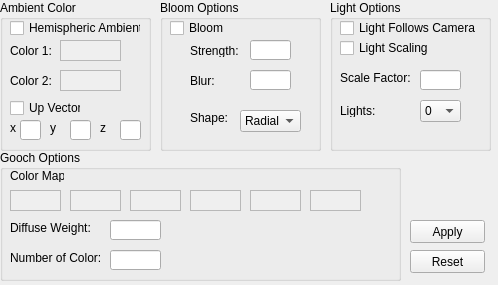
<?xml version="1.0" encoding="UTF-8"?>
<ui version="4.0">
 <class>LightingWidget</class>
 <widget class="QWidget" name="LightingWidget">
  <property name="geometry">
   <rect>
    <x>0</x>
    <y>0</y>
    <width>498</width>
    <height>285</height>
   </rect>
  </property>
  <property name="windowTitle">
   <string>LightingWidget</string>
  </property>
  <widget class="QGroupBox" name="groupBox">
   <property name="geometry">
    <rect>
     <x>0</x>
     <y>0</y>
     <width>151</width>
     <height>151</height>
    </rect>
   </property>
   <property name="title">
    <string>Ambient Color</string>
   </property>
   <widget class="QCheckBox" name="hemisphericAmbientCheckBox">
    <property name="geometry">
     <rect>
      <x>10</x>
      <y>20</y>
      <width>131</width>
      <height>16</height>
     </rect>
    </property>
    <property name="text">
     <string>Hemispheric Ambient</string>
    </property>
   </widget>
   <widget class="QLabel" name="label">
    <property name="geometry">
     <rect>
      <x>10</x>
      <y>45</y>
      <width>54</width>
      <height>12</height>
     </rect>
    </property>
    <property name="text">
     <string>Color 1:</string>
    </property>
   </widget>
   <widget class="QLabel" name="label_2">
    <property name="geometry">
     <rect>
      <x>10</x>
      <y>75</y>
      <width>54</width>
      <height>12</height>
     </rect>
    </property>
    <property name="text">
     <string>Color 2:</string>
    </property>
   </widget>
   <widget class="QFrame" name="color1Frame">
    <property name="geometry">
     <rect>
      <x>60</x>
      <y>40</y>
      <width>61</width>
      <height>21</height>
     </rect>
    </property>
    <property name="autoFillBackground">
     <bool>true</bool>
    </property>
    <property name="frameShape">
     <enum>QFrame::StyledPanel</enum>
    </property>
    <property name="frameShadow">
     <enum>QFrame::Raised</enum>
    </property>
   </widget>
   <widget class="QFrame" name="color2frame">
    <property name="geometry">
     <rect>
      <x>60</x>
      <y>70</y>
      <width>61</width>
      <height>21</height>
     </rect>
    </property>
    <property name="autoFillBackground">
     <bool>true</bool>
    </property>
    <property name="frameShape">
     <enum>QFrame::StyledPanel</enum>
    </property>
    <property name="frameShadow">
     <enum>QFrame::Raised</enum>
    </property>
   </widget>
   <widget class="QCheckBox" name="upVectorCheckBox">
    <property name="geometry">
     <rect>
      <x>10</x>
      <y>100</y>
      <width>71</width>
      <height>16</height>
     </rect>
    </property>
    <property name="text">
     <string>Up Vector</string>
    </property>
   </widget>
   <widget class="QLabel" name="label_3">
    <property name="geometry">
     <rect>
      <x>10</x>
      <y>120</y>
      <width>16</width>
      <height>16</height>
     </rect>
    </property>
    <property name="text">
     <string>x</string>
    </property>
   </widget>
   <widget class="QLabel" name="label_4">
    <property name="geometry">
     <rect>
      <x>50</x>
      <y>120</y>
      <width>16</width>
      <height>16</height>
     </rect>
    </property>
    <property name="text">
     <string>y</string>
    </property>
   </widget>
   <widget class="QLabel" name="label_5">
    <property name="geometry">
     <rect>
      <x>100</x>
      <y>120</y>
      <width>16</width>
      <height>16</height>
     </rect>
    </property>
    <property name="text">
     <string>z</string>
    </property>
   </widget>
   <widget class="QLineEdit" name="xLineEdit">
    <property name="geometry">
     <rect>
      <x>20</x>
      <y>120</y>
      <width>21</width>
      <height>20</height>
     </rect>
    </property>
   </widget>
   <widget class="QLineEdit" name="yLineEdit">
    <property name="geometry">
     <rect>
      <x>70</x>
      <y>120</y>
      <width>21</width>
      <height>20</height>
     </rect>
    </property>
   </widget>
   <widget class="QLineEdit" name="zLineEdit">
    <property name="geometry">
     <rect>
      <x>120</x>
      <y>120</y>
      <width>21</width>
      <height>20</height>
     </rect>
    </property>
   </widget>
  </widget>
  <widget class="QGroupBox" name="groupBox_2">
   <property name="geometry">
    <rect>
     <x>160</x>
     <y>0</y>
     <width>161</width>
     <height>151</height>
    </rect>
   </property>
   <property name="title">
    <string>Bloom Options</string>
   </property>
   <widget class="QCheckBox" name="bloomCheckBox">
    <property name="geometry">
     <rect>
      <x>10</x>
      <y>20</y>
      <width>71</width>
      <height>16</height>
     </rect>
    </property>
    <property name="text">
     <string>Bloom</string>
    </property>
   </widget>
   <widget class="QLabel" name="label_6">
    <property name="geometry">
     <rect>
      <x>30</x>
      <y>45</y>
      <width>54</width>
      <height>12</height>
     </rect>
    </property>
    <property name="text">
     <string>Strength:</string>
    </property>
   </widget>
   <widget class="QLabel" name="label_7">
    <property name="geometry">
     <rect>
      <x>30</x>
      <y>75</y>
      <width>54</width>
      <height>12</height>
     </rect>
    </property>
    <property name="text">
     <string>Blur:</string>
    </property>
   </widget>
   <widget class="QLabel" name="label_8">
    <property name="geometry">
     <rect>
      <x>30</x>
      <y>110</y>
      <width>41</width>
      <height>16</height>
     </rect>
    </property>
    <property name="text">
     <string>Shape:</string>
    </property>
   </widget>
   <widget class="QComboBox" name="radialComboBox">
    <property name="geometry">
     <rect>
      <x>80</x>
      <y>110</y>
      <width>61</width>
      <height>22</height>
     </rect>
    </property>
    <item>
     <property name="text">
      <string>Radial</string>
     </property>
    </item>
    <item>
     <property name="text">
      <string>Star</string>
     </property>
    </item>
   </widget>
   <widget class="QLineEdit" name="strengthLineEdit">
    <property name="geometry">
     <rect>
      <x>90</x>
      <y>40</y>
      <width>41</width>
      <height>20</height>
     </rect>
    </property>
   </widget>
   <widget class="QLineEdit" name="blurLineEdit">
    <property name="geometry">
     <rect>
      <x>90</x>
      <y>70</y>
      <width>41</width>
      <height>20</height>
     </rect>
    </property>
   </widget>
  </widget>
  <widget class="QGroupBox" name="groupBox_3">
   <property name="geometry">
    <rect>
     <x>330</x>
     <y>0</y>
     <width>161</width>
     <height>151</height>
    </rect>
   </property>
   <property name="title">
    <string>Light Options</string>
   </property>
   <widget class="QCheckBox" name="lightFollowsCameraCheckBox">
    <property name="geometry">
     <rect>
      <x>10</x>
      <y>20</y>
      <width>141</width>
      <height>16</height>
     </rect>
    </property>
    <property name="text">
     <string>Light Follows Camera</string>
    </property>
   </widget>
   <widget class="QCheckBox" name="lightScalingCheckBox">
    <property name="geometry">
     <rect>
      <x>10</x>
      <y>40</y>
      <width>101</width>
      <height>16</height>
     </rect>
    </property>
    <property name="text">
     <string>Light Scaling</string>
    </property>
   </widget>
   <widget class="QLabel" name="label_9">
    <property name="geometry">
     <rect>
      <x>10</x>
      <y>70</y>
      <width>81</width>
      <height>16</height>
     </rect>
    </property>
    <property name="text">
     <string>Scale Factor:</string>
    </property>
   </widget>
   <widget class="QLineEdit" name="scaleFactorLineEdit">
    <property name="geometry">
     <rect>
      <x>90</x>
      <y>70</y>
      <width>41</width>
      <height>20</height>
     </rect>
    </property>
   </widget>
   <widget class="QLabel" name="label_10">
    <property name="geometry">
     <rect>
      <x>10</x>
      <y>105</y>
      <width>54</width>
      <height>12</height>
     </rect>
    </property>
    <property name="text">
     <string>Lights:</string>
    </property>
   </widget>
   <widget class="QComboBox" name="lightsComboBox">
    <property name="geometry">
     <rect>
      <x>90</x>
      <y>100</y>
      <width>41</width>
      <height>22</height>
     </rect>
    </property>
    <item>
     <property name="text">
      <string>0</string>
     </property>
    </item>
    <item>
     <property name="text">
      <string>1</string>
     </property>
    </item>
    <item>
     <property name="text">
      <string>2</string>
     </property>
    </item>
    <item>
     <property name="text">
      <string>3</string>
     </property>
    </item>
    <item>
     <property name="text">
      <string>4</string>
     </property>
    </item>
    <item>
     <property name="text">
      <string>5</string>
     </property>
    </item>
    <item>
     <property name="text">
      <string>6</string>
     </property>
    </item>
   </widget>
  </widget>
  <widget class="QGroupBox" name="groupBox_4">
   <property name="geometry">
    <rect>
     <x>0</x>
     <y>150</y>
     <width>401</width>
     <height>131</height>
    </rect>
   </property>
   <property name="title">
    <string>Gooch Options</string>
   </property>
   <widget class="QLabel" name="label_11">
    <property name="geometry">
     <rect>
      <x>10</x>
      <y>20</y>
      <width>54</width>
      <height>12</height>
     </rect>
    </property>
    <property name="text">
     <string>Color Map:</string>
    </property>
   </widget>
   <widget class="QFrame" name="lightFrame1">
    <property name="geometry">
     <rect>
      <x>10</x>
      <y>40</y>
      <width>51</width>
      <height>21</height>
     </rect>
    </property>
    <property name="autoFillBackground">
     <bool>true</bool>
    </property>
    <property name="frameShape">
     <enum>QFrame::StyledPanel</enum>
    </property>
    <property name="frameShadow">
     <enum>QFrame::Raised</enum>
    </property>
   </widget>
   <widget class="QFrame" name="lightFrame2">
    <property name="geometry">
     <rect>
      <x>70</x>
      <y>40</y>
      <width>51</width>
      <height>21</height>
     </rect>
    </property>
    <property name="autoFillBackground">
     <bool>true</bool>
    </property>
    <property name="frameShape">
     <enum>QFrame::StyledPanel</enum>
    </property>
    <property name="frameShadow">
     <enum>QFrame::Raised</enum>
    </property>
   </widget>
   <widget class="QFrame" name="lightFrame3">
    <property name="geometry">
     <rect>
      <x>130</x>
      <y>40</y>
      <width>51</width>
      <height>21</height>
     </rect>
    </property>
    <property name="autoFillBackground">
     <bool>true</bool>
    </property>
    <property name="frameShape">
     <enum>QFrame::StyledPanel</enum>
    </property>
    <property name="frameShadow">
     <enum>QFrame::Raised</enum>
    </property>
   </widget>
   <widget class="QFrame" name="lightFrame4">
    <property name="geometry">
     <rect>
      <x>190</x>
      <y>40</y>
      <width>51</width>
      <height>21</height>
     </rect>
    </property>
    <property name="autoFillBackground">
     <bool>true</bool>
    </property>
    <property name="frameShape">
     <enum>QFrame::StyledPanel</enum>
    </property>
    <property name="frameShadow">
     <enum>QFrame::Raised</enum>
    </property>
   </widget>
   <widget class="QFrame" name="lightFrame5">
    <property name="geometry">
     <rect>
      <x>250</x>
      <y>40</y>
      <width>51</width>
      <height>21</height>
     </rect>
    </property>
    <property name="autoFillBackground">
     <bool>true</bool>
    </property>
    <property name="frameShape">
     <enum>QFrame::StyledPanel</enum>
    </property>
    <property name="frameShadow">
     <enum>QFrame::Raised</enum>
    </property>
   </widget>
   <widget class="QFrame" name="lightFrame6">
    <property name="geometry">
     <rect>
      <x>310</x>
      <y>40</y>
      <width>51</width>
      <height>21</height>
     </rect>
    </property>
    <property name="autoFillBackground">
     <bool>true</bool>
    </property>
    <property name="frameShape">
     <enum>QFrame::StyledPanel</enum>
    </property>
    <property name="frameShadow">
     <enum>QFrame::Raised</enum>
    </property>
   </widget>
   <widget class="QLabel" name="label_12">
    <property name="geometry">
     <rect>
      <x>10</x>
      <y>70</y>
      <width>121</width>
      <height>16</height>
     </rect>
    </property>
    <property name="text">
     <string>Diffuse Weight:</string>
    </property>
   </widget>
   <widget class="QLabel" name="label_13">
    <property name="geometry">
     <rect>
      <x>10</x>
      <y>100</y>
      <width>101</width>
      <height>16</height>
     </rect>
    </property>
    <property name="text">
     <string>Number of Color:</string>
    </property>
   </widget>
   <widget class="QLineEdit" name="diffuseWeightLineEdit">
    <property name="geometry">
     <rect>
      <x>110</x>
      <y>70</y>
      <width>51</width>
      <height>20</height>
     </rect>
    </property>
   </widget>
   <widget class="QLineEdit" name="numberOfColorLineEdit">
    <property name="geometry">
     <rect>
      <x>110</x>
      <y>100</y>
      <width>51</width>
      <height>20</height>
     </rect>
    </property>
   </widget>
  </widget>
  <widget class="QPushButton" name="applyPushButton">
   <property name="geometry">
    <rect>
     <x>410</x>
     <y>220</y>
     <width>75</width>
     <height>23</height>
    </rect>
   </property>
   <property name="text">
    <string>Apply</string>
   </property>
  </widget>
  <widget class="QPushButton" name="resetPushButton">
   <property name="geometry">
    <rect>
     <x>410</x>
     <y>250</y>
     <width>75</width>
     <height>23</height>
    </rect>
   </property>
   <property name="text">
    <string>Reset</string>
   </property>
  </widget>
 </widget>
 <layoutdefault spacing="6" margin="11"/>
 <resources/>
 <connections/>
</ui>
